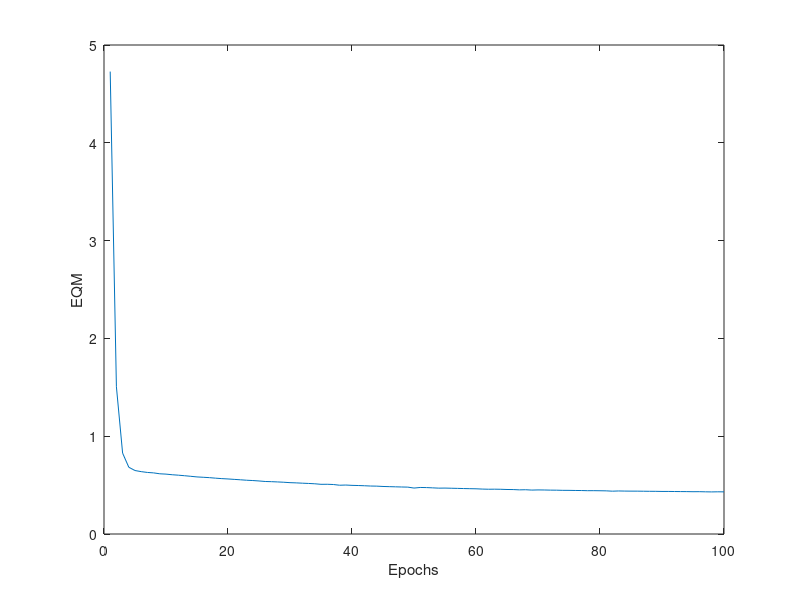

MATLAB code for this plot:
clc;
clear;

data = load('ex1data2.txt');
X = data(:,1:2)';
X = [ones(1,47); X];
Y = data(:,3);

function res = error(yi, W, Xi)
  res = yi - W'*Xi;
endfunction

epochs = 100;
alpha = 0.001;

W = [1; 1; 1];
eqm = zeros(epochs,1);

for i=1:epochs
  perm = randperm(47);
  X = X(:,perm);
  Y = Y(perm);
  for j=1:47
    error_val = error(Y(j), W, X(:,j));
    eqm(i) = eqm(i) + error_val^2;
    W = W + alpha * error_val * X(:,j);
  endfor
  eqm(i) = eqm(i) / 47;  
endfor

figure(1);
plot(eqm);
hold on;
xlabel('Epochs');
ylabel('EQM'); 